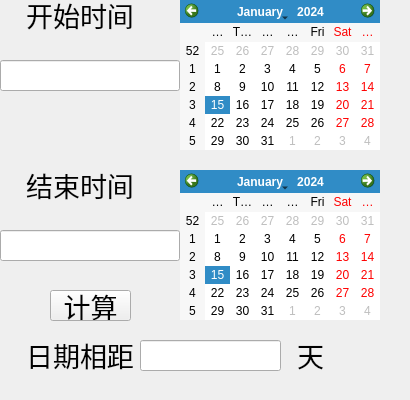
<?xml version="1.0" encoding="UTF-8"?>
<ui version="4.0">
 <class>date_count</class>
 <widget class="QWidget" name="date_count">
  <property name="geometry">
   <rect>
    <x>0</x>
    <y>0</y>
    <width>410</width>
    <height>400</height>
   </rect>
  </property>
  <property name="windowTitle">
   <string>日期计算</string>
  </property>
  <widget class="QLabel" name="label">
   <property name="geometry">
    <rect>
     <x>20</x>
     <y>0</y>
     <width>120</width>
     <height>30</height>
    </rect>
   </property>
   <property name="font">
    <font>
     <family>汉仪铸字木头人W</family>
     <pointsize>20</pointsize>
    </font>
   </property>
   <property name="text">
    <string>开始时间</string>
   </property>
   <property name="alignment">
    <set>Qt::AlignCenter</set>
   </property>
  </widget>
  <widget class="QCalendarWidget" name="calendarWidget">
   <property name="geometry">
    <rect>
     <x>180</x>
     <y>0</y>
     <width>200</width>
     <height>150</height>
    </rect>
   </property>
  </widget>
  <widget class="QLineEdit" name="lineEdit">
   <property name="geometry">
    <rect>
     <x>0</x>
     <y>60</y>
     <width>180</width>
     <height>31</height>
    </rect>
   </property>
   <property name="font">
    <font>
     <family>汉仪铸字木头人W</family>
     <pointsize>16</pointsize>
    </font>
   </property>
   <property name="alignment">
    <set>Qt::AlignRight|Qt::AlignTrailing|Qt::AlignVCenter</set>
   </property>
   <property name="readOnly">
    <bool>true</bool>
   </property>
  </widget>
  <widget class="QLineEdit" name="lineEdit_2">
   <property name="geometry">
    <rect>
     <x>0</x>
     <y>230</y>
     <width>180</width>
     <height>31</height>
    </rect>
   </property>
   <property name="font">
    <font>
     <family>汉仪铸字木头人W</family>
     <pointsize>16</pointsize>
    </font>
   </property>
   <property name="alignment">
    <set>Qt::AlignRight|Qt::AlignTrailing|Qt::AlignVCenter</set>
   </property>
   <property name="readOnly">
    <bool>true</bool>
   </property>
  </widget>
  <widget class="QLabel" name="label_2">
   <property name="geometry">
    <rect>
     <x>20</x>
     <y>170</y>
     <width>120</width>
     <height>30</height>
    </rect>
   </property>
   <property name="font">
    <font>
     <family>汉仪铸字木头人W</family>
     <pointsize>20</pointsize>
    </font>
   </property>
   <property name="text">
    <string>结束时间</string>
   </property>
   <property name="alignment">
    <set>Qt::AlignCenter</set>
   </property>
  </widget>
  <widget class="QCalendarWidget" name="calendarWidget_2">
   <property name="geometry">
    <rect>
     <x>180</x>
     <y>170</y>
     <width>200</width>
     <height>150</height>
    </rect>
   </property>
  </widget>
  <widget class="QLabel" name="label_3">
   <property name="geometry">
    <rect>
     <x>20</x>
     <y>340</y>
     <width>120</width>
     <height>30</height>
    </rect>
   </property>
   <property name="font">
    <font>
     <family>汉仪铸字木头人W</family>
     <pointsize>20</pointsize>
    </font>
   </property>
   <property name="text">
    <string>日期相距</string>
   </property>
   <property name="alignment">
    <set>Qt::AlignCenter</set>
   </property>
  </widget>
  <widget class="QLineEdit" name="lineEdit_3">
   <property name="geometry">
    <rect>
     <x>140</x>
     <y>340</y>
     <width>141</width>
     <height>31</height>
    </rect>
   </property>
   <property name="font">
    <font>
     <family>汉仪铸字木头人W</family>
     <pointsize>22</pointsize>
    </font>
   </property>
   <property name="text">
    <string/>
   </property>
   <property name="alignment">
    <set>Qt::AlignRight|Qt::AlignTrailing|Qt::AlignVCenter</set>
   </property>
   <property name="readOnly">
    <bool>true</bool>
   </property>
  </widget>
  <widget class="QPushButton" name="pushButton">
   <property name="geometry">
    <rect>
     <x>50</x>
     <y>290</y>
     <width>81</width>
     <height>31</height>
    </rect>
   </property>
   <property name="font">
    <font>
     <family>汉仪铸字木头人W</family>
     <pointsize>20</pointsize>
    </font>
   </property>
   <property name="text">
    <string>计算</string>
   </property>
  </widget>
  <widget class="QLabel" name="label_4">
   <property name="geometry">
    <rect>
     <x>280</x>
     <y>340</y>
     <width>61</width>
     <height>30</height>
    </rect>
   </property>
   <property name="font">
    <font>
     <family>汉仪铸字木头人W</family>
     <pointsize>20</pointsize>
    </font>
   </property>
   <property name="text">
    <string>天</string>
   </property>
   <property name="alignment">
    <set>Qt::AlignCenter</set>
   </property>
  </widget>
 </widget>
 <resources/>
 <connections/>
</ui>
